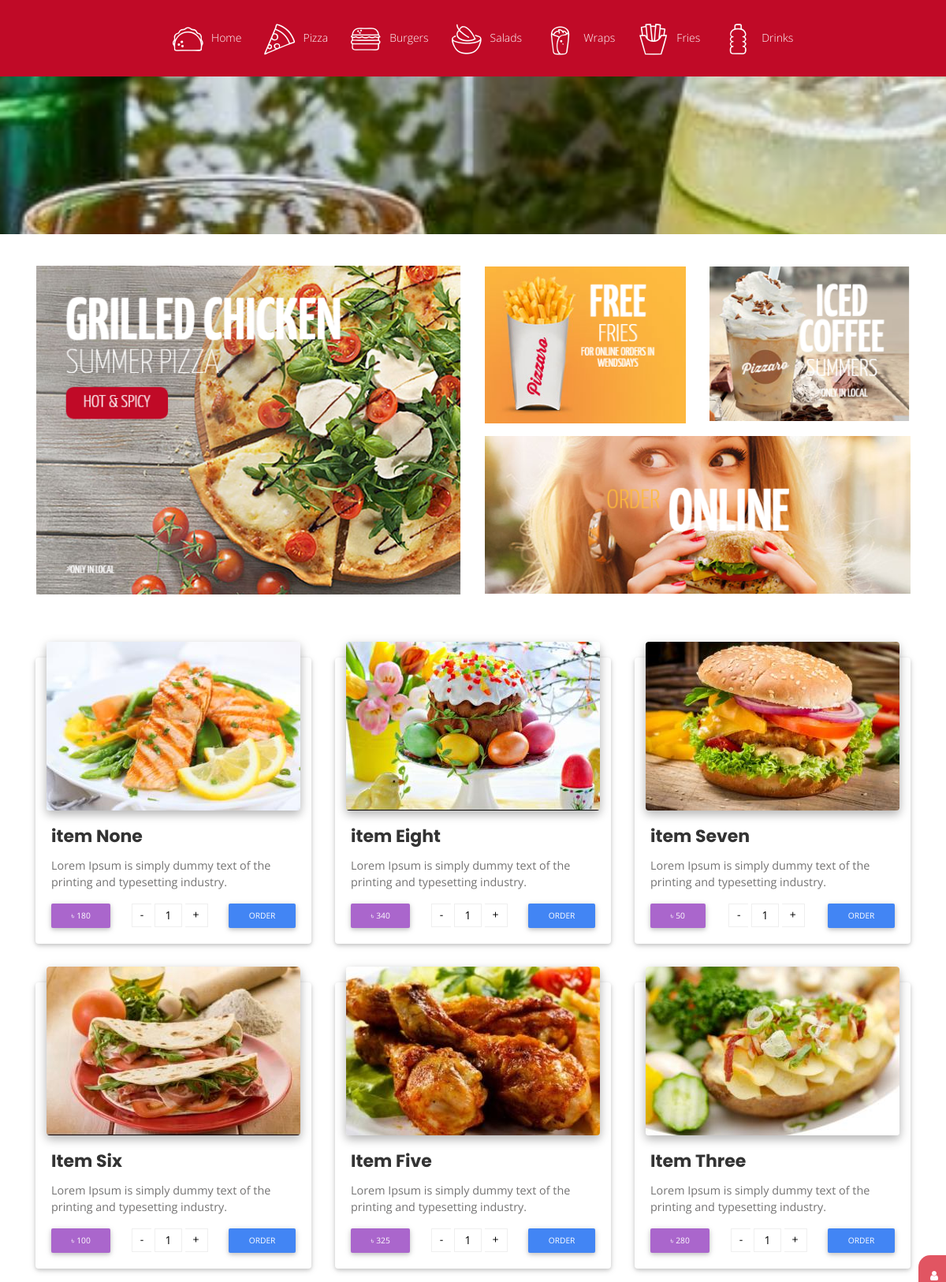
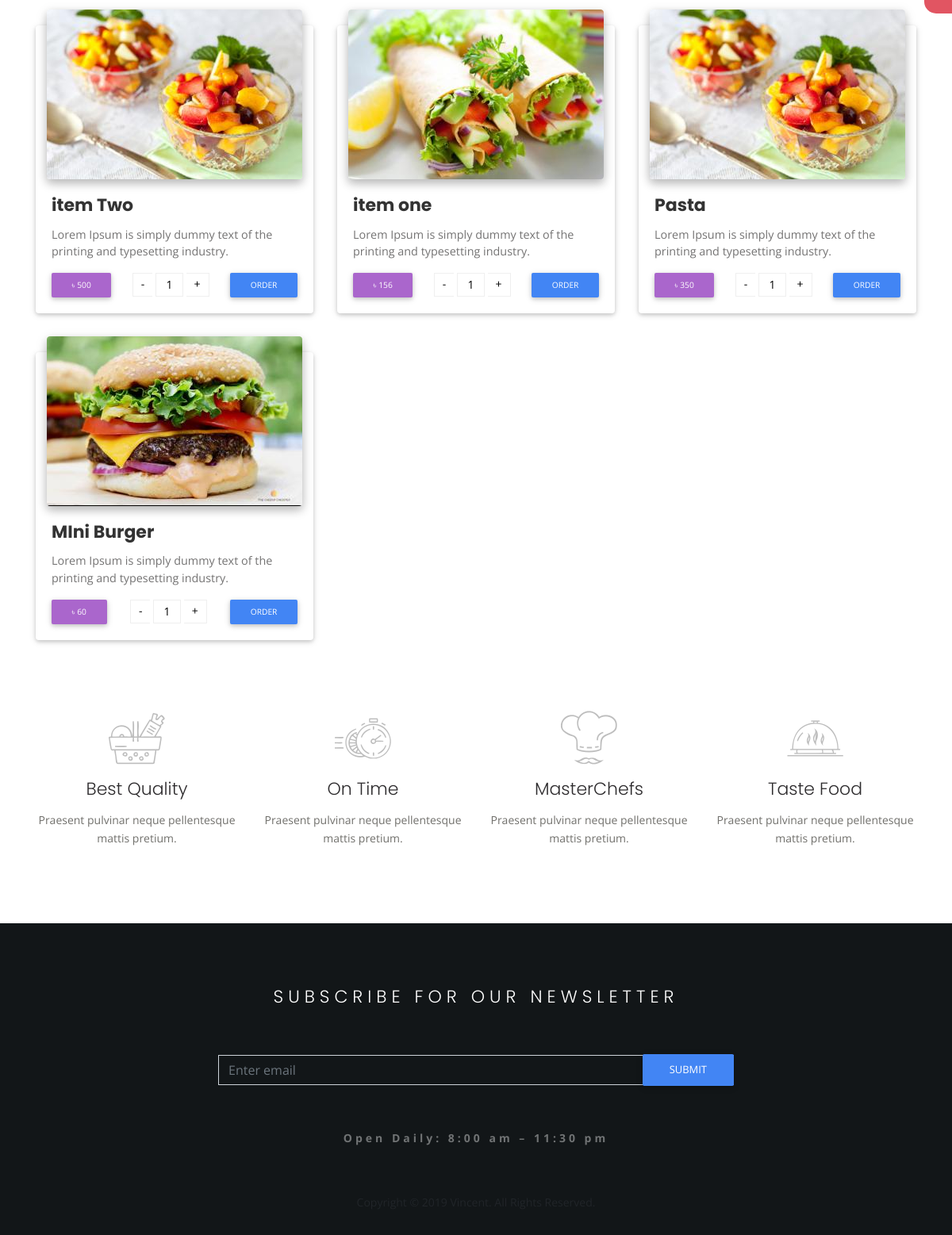
The page / on the database its author committed (2 pictures, top to bottom).
### tables this page shows
CREATE TABLE `product` (
  `id` int(11) NOT NULL,
  `title` varchar(191) NOT NULL,
  `details` varchar(191) NOT NULL,
  `price` varchar(191) NOT NULL,
  `thumb` varchar(191) DEFAULT NULL,
  `category` int(11) NOT NULL,
  `status` int(11) NOT NULL DEFAULT '0',
  `featured` int(11) NOT NULL DEFAULT '0',
  `created_by` varchar(191) NOT NULL DEFAULT 'sazzad',
  `created_at` timestamp NOT NULL DEFAULT CURRENT_TIMESTAMP
);

### admin/db/class_front.php (called while the page is built, shortened)
<?php
class front{
	public function dbcon()
	{
		$db = new Database();
		$conn = $db->connect();
		return $conn;
	}
	public function product_list()
	{
        $sql = "SELECT * FROM product ORDER BY id DESC";
        $result = mysqli_query($this->dbcon(), $sql);
        if ($result) {
            $query_result = $result;
            return $query_result;
        } else {
            echo "Something went wrong";
        }
	}
}
?>

### index.php (the view, shortened to what this page needs)
<?php error_reporting(0);
	include 'inc/header_script.php';
	include 'inc/menu.php';
	$extend      = new front();
    $query_result = $extend->product_list();
?>
<section id="banner">
	<div class="container-fluid">
		<div class="row">
			<div class="col-md-12 p-0">
				<div class="banner"></div>
			</div>
		</div>
	</div>
</section>
<section id="offer">
	<div class="container">
		<div class="row">
			<div class="col-md-6">
				<div class="offer_one">
					<img src="images/1.png" alt="Big offer image">
				</div>
			</div>
			<div class="col-md-6">
				<div class="row">
					<div class="col-md-6">
						<div class="offer_one">
							<img src="images/2.png" alt="Small offer image">
						</div>
					</div>
					<div class="col-md-6">
						<div class="offer_one">
							<img src="images/3.png" alt="Small offer image">
						</div>
					</div>
					<div class="col-md-12">
						<div class="offer_one mt-3">
							<img src="images/4.png" alt="Small offer image">
						</div>
					</div>
				</div>
			</div>
		</div>
	</div>
</section>
<section id="products">
	<div class="container">
		<div class="row">
			<?php
			  while($item = mysqli_fetch_assoc($query_result)){
			?>
			<div class="col-md-4 mb-4">
				<div class="card card-cascade narrower sd_new_margin">
				  <div class="view view-cascade overlay">
				    <img  class="card-img-top" src="admin/uploads/<?php echo $item['thumb']; ?>" alt="Card image cap">
				  </div>
				  <div class="card-body card-body-cascade">
				    <h4 class="font-weight-bold card-title"><?php echo $item['title']; ?></h4>
				    <p class="card-text"><?php echo $item['details']; ?></p>
				    <form action="order.php" method="POST">
					    <div class="d-flex justify-content-between">
						    <div>
						    	<a class="btn btn-secondary btn-sm m-0">৳ <?php echo $item['price']; ?></a>
						    </div>
						    <div class="quantity buttons_added">
								<input type="button" value="-" class="minus">
								<input type="number" step="1" min="1" max="" name="quantity" value="1" title="Qty" class="input-text qty text" size="4" pattern="" inputmode="">
								<input type="button" value="+" class="plus">
							</div>
						    <div>
						    	<?php
						    		if (!empty($user_id)) { ?>
						    			<input type="submit" class="btn btn-primary btn-sm m-0" value="Order">
						    	<?php }else{
						    		echo "<a href='login.php' class='btn btn-primary btn-sm m-0'>Order</a>";
						    	} ?>
						    </div>
						</div>
					</form>
				  </div>
				</div>
			</div>
			<?php } ?>
		</div>
	</div>
</section>
<section id="services">
	<div class="container">
		<div class="row">
           <div class="col-xs-12 col-sm-3">
              <div class="feature-icon">
              	<i class="po po-best-quality"></i>
              </div>
              <div class="feature-label">
                 <h4>Best Quality</h4>
                 <p>Praesent pulvinar neque pellentesque mattis pretium.</p>
              </div>
           </div>
           <div class="col-xs-12 col-sm-3">
              <div class="feature-icon">
              	<i class="po po-on-time"></i>
              </div>
              <div class="feature-label">
                 <h4>On Time</h4>
                 <p>Praesent pulvinar neque pellentesque mattis pretium.</p>
              </div>
           </div>
           <div class="col-xs-12 col-sm-3">
              <div class="feature-icon">
              	<i class="po po-master-chef"></i>
              </div>
              <div class="feature-label">
                 <h4>MasterChefs</h4>
                 <p>Praesent pulvinar neque pellentesque mattis pretium.</p>
              </div>
           </div>
           <div class="col-xs-12 col-sm-3">
              <div class="feature-icon">
              	<i class="po po-ready-delivery"></i>
              </div>
              <div class="feature-label">
                 <h4>Taste Food</h4>
                 <p>Praesent pulvinar neque pellentesque mattis pretium.</p>
              </div>
           </div>
        </div>
	</div>
</section>
<?php
	if (!empty($user_id)) { ?>
		<div class="cart text-center">
			<div class="my_ac">
				<a href="profile.php"><i class="fa fa-user mr-2" aria-hidden="true"></i> My Account</a>
			</div>
		</div>
	<?php } else{ ?>
		<div class="cart text-center">
			<div class="my_ac">
				<a href="login.php"><i class="fa fa-user mr-2" aria-hidden="true"></i> My Account</a>
			</div>
		</div>
	<?php } ?>
<?php include 'inc/footer.php' ?>

### inc/header_script.php (shortened to what this page needs)
<!doctype html>
<html class="no-js" lang="">
  <head>
    <link rel="stylesheet" href="css/style.css">
  </head>
  <body>
<?php
  require_once 'admin/db/class_front.php';
?>

### inc/menu.php
<header id="header">
	<div class="container">
		<div class="row">
			<div class="col-md-12">
				<div class="food_links">
					<ul class="menu">
                        <li class="menu-item"><a href="index.php"><i class="po po-tacos"></i>Home</a></li>
                        <li class="menu-item"><a href="pages.php?id=2"><i class="po po-pizza"></i>Pizza</a></li>
                        <li class="menu-item"><a href="pages.php?id=1"><i class="po po-burger"></i>Burgers</a></li>
                        <li class="menu-item"><a href="pages.php?id=8"><i class="po po-salads"></i>Salads</a></li>
                        <li class="menu-item"><a href="pages.php?id=9"><i class="po po-wraps"></i>Wraps</a></li>
                        <li class="menu-item"><a href="pages.php?id=10"><i class="po po-fries"></i>Fries</a></li>
                        <li class="menu-item"><a href="pages.php?id=4"><i class="po po-drinks"></i>Drinks</a></li>
                     </ul>
				</div>
			</div>
		</div>
	</div>
</header>

### inc/footer.php (shortened to what this page needs)
<section id="footer">
	<div class="container">
		<div class="row">
			<div class="col-md-12">
				<div class="news_letter">
					<h4 class="text-white text-center">SUBSCRIBE FOR OUR NEWSLETTER</h4>
					<div class="form_area">
						<form action="/" method="POST">
							<div class="form-group">
							    <input type="email" class="form-control sd_form_control" placeholder="Enter email" required>
							</div>
							<button type="submit" class="btn btn-primary m-0 sd-submit">Submit</button>
						</form>
					</div>
				</div>
				<div class="open_hours text-center text-white">
					<span>Open Daily: 8:00 am – 11:30 pm</span>
				</div>
				<div class="copy">
					<p>Copyright © 2019 Vincent. All Rights Reserved.</p>
				</div>
			</div>
		</div>
	</div>
</section>
  </body>
</html>

### css/style.css (style rules this page uses)
* { margin: 0; padding: 0; }
body { font-family: "Open Sans", sans-serif; font-size: 14px; position: relative; }
h1, h2, h3, h4, h5, h6 { font-family: "Poppins", sans-serif; color: #333333; }
h4 { font-size: 22px; }
a { color: white; -webkit-transition: 0.5s; -o-transition: 0.5s; transition: 0.5s; }
p { font-weight: 400; }
img { width: 100%; }
.card.card-cascade.narrower .view.view-cascade { margin-left: 4%; margin-right: 4%; margin-top: -1.25rem; }
.card.card-cascade .view.view-cascade { -webkit-box-shadow: 0 5px 11px 0 rgba(0, 0, 0, 0.18), 0 4px 15px 0 rgba(0, 0, 0, 0.15); box-shadow: 0 5px 11px 0 rgba(0, 0, 0, 0.18), 0 4px 15px 0 rgba(0, 0, 0, 0.15); -webkit-border-radius: .25rem; border-radius: .25rem; }
a.waves-effect, a.waves-light { display: inline-block; }
#header { background-color: #c00a27; }
#header .food_links ul { margin: 0; padding: 0; text-align: center; }
#header .food_links ul li { list-style: none; display: inline-block; margin-left: 25px; }
#header .food_links ul li a { padding: 2em 0; color: white; font-size: 1em; line-height: 2.813em; display: block; }
#header .food_links ul li a i { font-size: 2.813em; margin-right: 10px; }
#banner .banner { background: url(../images/banner.jpg) no-repeat center center fixed; -webkit-background-size: cover; -moz-background-size: cover; -o-background-size: cover; background-size: cover; min-height: 200px; }
#offer { padding: 40px 0; }
#offer .offer_one { overflow: hidden; }
#offer .offer_one img { transition: 0.5s; }
#products { padding: 40px 0; }
#services { padding: 0px 0 80px 0; }
#services .feature-icon { text-align: center; }
#services .feature-icon i { font-size: 5.056em; color: #bdbdbd; }
#services .feature-label { text-align: center; }
#services .feature-label h4 { padding: 15px 0; color: #2d2b2d; margin-bottom: 0; }
#services .feature-label p { color: #71706c; line-height: 1.6; }
#footer { background-color: #121618; padding: 80px 0 0 0; }
#footer .news_letter { color: #fff; }
#footer .news_letter h4 { letter-spacing: 6px; }
#footer .news_letter .sd_form_control { background-color: transparent; background: transparent; border-radius: 0; }
#footer .news_letter .form_area { max-width: 650px; width: 100%; margin-top: 62px; margin: 60px auto 0 auto; }
#footer .news_letter .sd-submit { float: right; transform: translateY(-55px); padding: 10px 34px; }
#footer .open_hours { margin-top: 30px; clear: both; opacity: 0.4; font-weight: bold; letter-spacing: 4px; }
#footer .copy { margin-top: 60px; padding-bottom: 15px; text-align: center; }
.quantity { display: inline-block; }
.quantity .input-text.qty { width: 35px; height: 30px; padding: 0 5px; text-align: center; background-color: transparent; border: 1px solid #efefef; }
.quantity.buttons_added { text-align: left; position: relative; white-space: nowrap; vertical-align: top; }
.quantity.buttons_added input { display: inline-block; margin: 0; vertical-align: top; box-shadow: none; }
.quantity.buttons_added .minus, .quantity.buttons_added .plus { padding: 2px 10px 8px; height: 30px; background-color: #ffffff; border: 1px solid #efefef; cursor: pointer; }
.quantity.buttons_added .minus { border-right: 0; }
.quantity.buttons_added .plus { border-left: 0; }
.cart { background: #dc3545d6; padding: 15px; position: fixed; top: 50%; color: #fff; border-radius: 15px 0 0 15px; text-align: center; transition: all 0.9s ease; right: -90px; }
.sd_new_margin { margin-bottom: 25px; }

### rows shown on the page
product: thumb (picture), title "item None", details "Lorem Ipsum is simply dummy text of the printing and typesetting industry.", price "180"
product: thumb (picture), title "item Eight", details "Lorem Ipsum is simply dummy text of the printing and typesetting industry.", price "340"
product: thumb (picture), title "item Seven", details "Lorem Ipsum is simply dummy text of the printing and typesetting industry.", price "50"
product: thumb (picture), title "Item Six", details "Lorem Ipsum is simply dummy text of the printing and typesetting industry.", price "100"
product: thumb (picture), title "Item Five", details "Lorem Ipsum is simply dummy text of the printing and typesetting industry.", price "325"
product: thumb (picture), title "Item Three", details "Lorem Ipsum is simply dummy text of the printing and typesetting industry.", price "280"
product: thumb (picture), title "item Two", details "Lorem Ipsum is simply dummy text of the printing and typesetting industry.", price "500"
product: thumb (picture), title "item one", details "Lorem Ipsum is simply dummy text of the printing and typesetting industry.", price "156"
product: thumb (picture), title "Pasta", details "Lorem Ipsum is simply dummy text of the printing and typesetting industry.", price "350"
product: thumb (picture), title "MIni Burger", details "Lorem Ipsum is simply dummy text of the printing and typesetting industry.", price "60"
